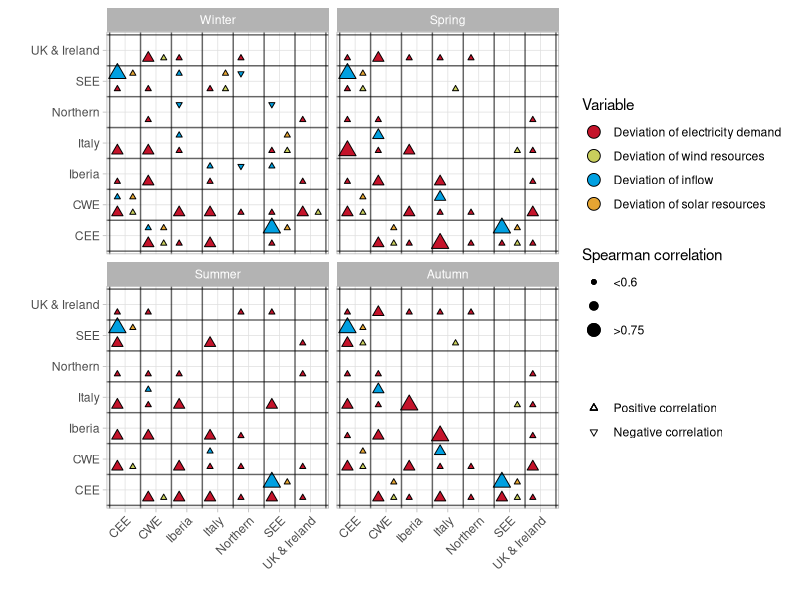

R code for this plot:
# This code has been used to generate the figures in the following report:
# De Felice, M., Busch, S., Kanellopoulos, K., Kavvadias, K. and Hidalgo Gonzalez, I.,
# Power system flexibility in a variable climate,
# ISBN 978-92-76-18183-5 (online), doi:10.2760/75312 (online)
# This code is released under Creative Commons Attribution 4.0 International (CC BY 4.0) licence
# (https://creativecommons.org/licenses/by/4.0/).

library(tidyverse)

toplot <- read_csv("data_figure41.csv") %>%
  mutate(
    size_class = cut(abs(corr), breaks = c(0, 0.6, 0.75, Inf), labels = c("<0.6", " ", ">0.75")),
    sign_class = as.character(sign_class),
    season_label = as.factor(season_label) %>%
      fct_relevel(c("Winter", "Spring", "Summer"))
  )

g <- ggplot(toplot, aes(
  x = from_region, y = to_region,
  size = size_class,
  shape = as.factor(sign_class),
  fill = from_variable
)) +
  facet_wrap(~season_label) +
  geom_point(
    data = toplot %>%
      filter(from_variable == "demand_anom"),
    position = position_nudge(x = -0.25, y = -0.25)
  ) +
  geom_point(
    data = toplot %>%
      filter(from_variable == "wind_anom"),
    position = position_nudge(x = +0.25, y = -0.25)
  ) +
  geom_point(
    data = toplot %>%
      filter(from_variable == "solar_anom"),
    position = position_nudge(x = 0.25, y = 0.25)
  ) +
  geom_point(
    data = toplot %>%
      filter(from_variable == "inflow_anom"),
    position = position_nudge(x = -0.25, y = 0.25)
  ) +
  geom_vline(xintercept = seq(0.5, 8.5, 1), colour = "black", alpha = 0.6) +
  geom_hline(yintercept = seq(0.5, 8.5, 1), colour = "black", alpha = 0.6) +
  coord_equal() +
  labs(x = "", y = "") +
  scale_shape_manual(
    values = c("1" = 24, "-1" = 25), name = "",
    labels = c(
      "1" = "Positive correlation",
      "-1" = "Negative correlation"
    )
  ) +
  scale_size_manual(
    values = c("<0.6" = 1.2, " " = 2.5, ">0.75" = 4),
    limits = c("<0.6", " ", ">0.75"),
    name = "Spearman correlation"
  ) +
  scale_fill_manual(
    values = c(
      "wind_anom" = "#c9cf5c",
      "inflow_anom" = "#00a0e1ff",
      "solar_anom" = "#e6a532",
      "demand_anom" = "#c4132a"
    ),
    limits = c("demand_anom", "wind_anom", "inflow_anom", "solar_anom"),
    labels = c(
      "demand_anom" = "Deviation of electricity demand",
      "inflow_anom" = "Deviation of inflow",
      "solar_anom" = "Deviation of solar resources",
      "wind_anom" = "Deviation of wind resources"
    ),
    name = "Variable",
    drop = FALSE
  ) +
  guides(fill = guide_legend(override.aes = list(size = 4, shape = 21))) +
  theme_light() +
  theme(axis.text.x = element_text(angle = 45, hjust = 1))

ggsave("figure41.png", width = 6, height = 4.5)
